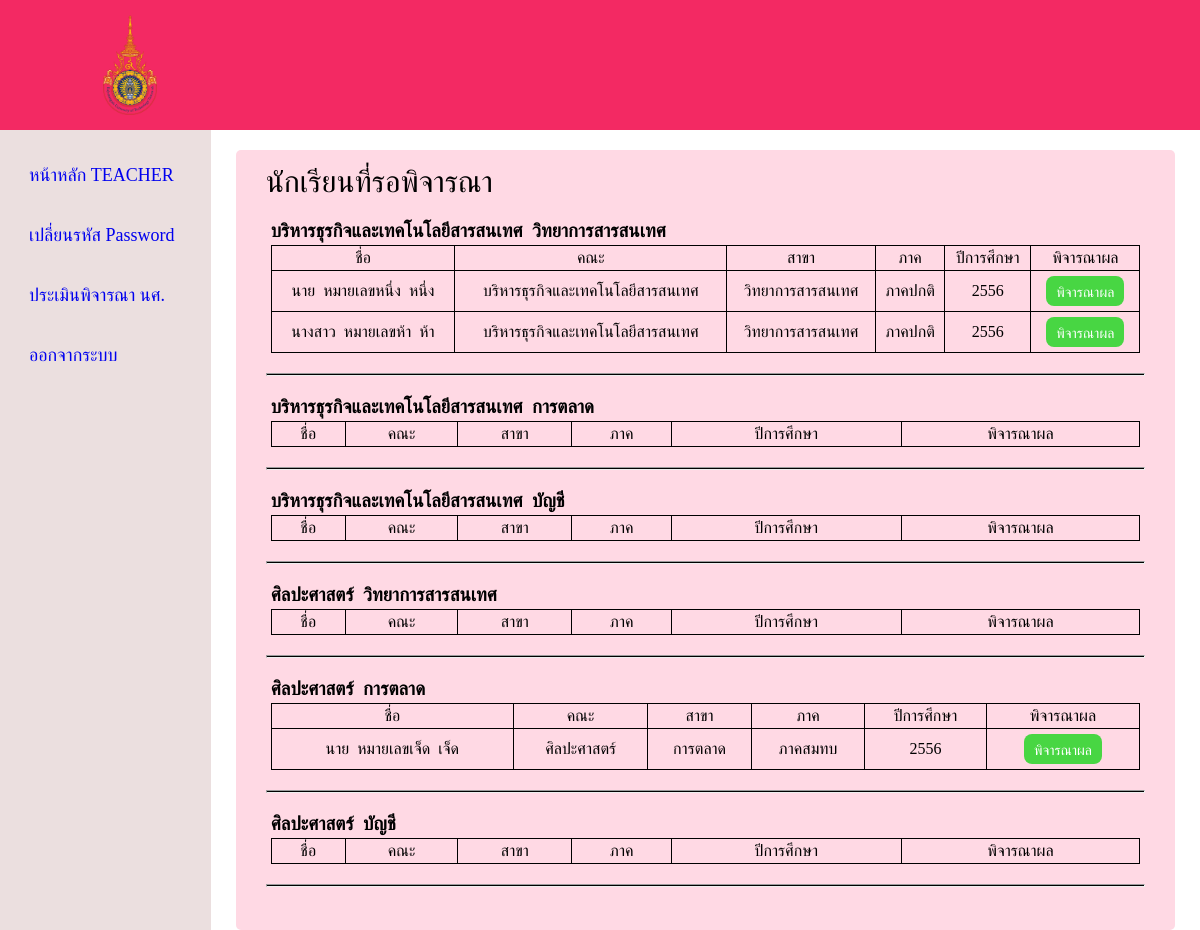
Screenshot of /teacher/T-estimate-std.php (signed in) with the database file from the repository.
### tables this page shows
CREATE TABLE `student_detail` (
  `Student_id` int(11) NOT NULL,
  `User_id` int(11) NOT NULL,
  `Prefix` text NOT NULL,
  `Fname` varchar(100) NOT NULL,
  `Lname` varchar(100) NOT NULL,
  `Faculty` enum('บริหารธุรกิจและเทคโนโลยีสารสนเทศ','ศิลปะศาสตร์') NOT NULL,
  `Major` enum('วิทยาการสารสนเทศ','การตลาด','บัญชี') NOT NULL,
  `Student_idcard` int(13) DEFAULT NULL,
  `Supclass_std` text,
  `Student_year` int(4) NOT NULL,
  `Phone_std` int(11) DEFAULT NULL,
  `Email_std` text,
  `Pic_grad` varchar(255) DEFAULT NULL,
  `std_confirm_tran` int(1) NOT NULL DEFAULT '0',
  `teacher_con` int(1) NOT NULL DEFAULT '0',
  `std_scheme` enum('ปริญญาตรี','ปวส') NOT NULL
);

### teacher/T-estimate-std.php (the view, shortened to what this page needs)
<?php
require '../connect.php';
?>
<!DOCTYPE html>
<html>
    <head>
        <link rel='stylesheet' type='text/css' media='screen' href='styleteacher.css'>
    </head>
    <body>
    <header class="header">
        <img src="../picture/มหาวิทยาลัยเทคโนโลยีราชมงคลตะวันออก.png" class="logo">
        </header>
        <div class="container">
            <nav class="sidebar">
                <div class="menu-bar">
                    <div class="menu">
                        <ul class="menu-links">
                            <li class="link">
                                <a href ="teacher-home.php">
                                    <span class="text nav-text">หน้าหลัก TEACHER</span>
                                </a>
                            </li>
                            <li class="link">
                                <a href ="change_password.php">
                                    <span class="text nav-text">เปลี่ยนรหัส Password</span>
                                </a>
                            </li>
                            <li class="link">
                                <a href ="T-estimate-std.php">
                                    <span class="text nav-text">ประเมินพิจารณา นศ.</span>
                                </a>
                            </li>
                            <li class="link">
                                <a href ="logout.php">
                                    <span class="text nav-text">ออกจากระบบ</span>
                                </a>
                            </li>
                        </ul>
                    </div>
                </div>
            </nav>
            <section class="home">
                <div class= "container-box">
                    <span>นักเรียนที่รอพิจารณา</span>
                    <form action ="" class = "box-transfer-std" method = "POST">
                        <?php
                            function displaytable($TSfaculty,$TSmajor,$connect){
                                $sql = "SELECT * FROM `student_detail` WHERE std_confirm_tran = 1 AND Faculty = '$TSfaculty' AND Major = '$TSmajor'";
                                $result = $connect->query($sql);
                                if($result){
                                    ?>
                                    <div class = "box-estimate">
                                        <h3><?php echo $TSfaculty;echo "&nbsp;&nbsp;" ; echo $TSmajor; ?></h3>
                                        <div class="box-estimate2">
                                            <table>
                                                <tr>
                                                    <td>ชื่อ</td>
                                                    <td>คณะ</td>
                                                    <td>สาขา</td>
                                                    <td>ภาค</td>
                                                    <td>ปีการศึกษา</td>
                                                    <td>พิจารณาผล</td>
                                                </tr>
                                                <?php
                                                while ($row = $result ->fetch_assoc()):
                                                ?>
                                                <tr>
                                                    <td><?php echo $row['Prefix']; echo "&nbsp&nbsp" ; echo $row['Fname'] ;echo "&nbsp&nbsp" ; echo $row['Lname'];?></td>
                                                    <td><?php echo $row['Faculty'];?></td>
                                                    <td><?php echo $row['Major'];?></td>
                                                    <td><?php echo $row['Supclass_std'];?></td>
                                                    <td><?php echo $row['Student_year'];?></td>
                                                    <td><a class = "btn-estimate" href = "estimate-std.php?GetID=<?php echo $row['Student_id']; ?>" >พิจารณาผล</td>
                        </form>
                                                    <?php endwhile ?>
                                                </tr>
                                            </table>
                                        </div>
                                    </div>
                                    <hr style="width:100%;text-align:left;margin-left:0;margin-top:10px;color:black;height:3px;background-color:black">
                                    <?php
                                } else{
                                    echo "ERROR: " . $connect->error;
                                }
                            }
                            displaytable('บริหารธุรกิจและเทคโนโลยีสารสนเทศ','วิทยาการสารสนเทศ',$connect);
                            displaytable('บริหารธุรกิจและเทคโนโลยีสารสนเทศ','การตลาด',$connect);
                            displaytable('บริหารธุรกิจและเทคโนโลยีสารสนเทศ','บัญชี',$connect);
                            displaytable('ศิลปะศาสตร์','วิทยาการสารสนเทศ',$connect);
                            displaytable('ศิลปะศาสตร์','การตลาด',$connect);
                            displaytable('ศิลปะศาสตร์','บัญชี',$connect);
                        ?>
    </body>
</html>

### teacher/styleteacher.css (style rules this page uses)
* { margin: 0; padding: 0; box-sizing: border-box; }
.header { display: flex; align-items: center; justify-content: space-between; background-color: #f32963; padding: 15px 80px; }
.logo { width: 100px; height: 100px; object-fit: contain; }
.container { display: flex; }
.sidebar { top: 0; left: 0; height: 100vh; width: 250px; padding: 10px 14px; background-color: rgba(228, 211, 211, 0.719); }
.sidebar li { height: 50px; margin-top: 10px; display: flex; list-style: none; align-items: center; font-size: 18px; }
.sidebar li a { width: 100%; height: 100%; padding-left: 15px; display: flex; align-items: center; text-decoration: none; border-radius: 5px; }
.menu-bar { width: 100%; }
.home { display: flex; justify-content: center; height: 100vh; width: 100%; }
.container-box { margin-top: 20px; padding: 15px 30px; width: 95%; background-color: #ffd9e4; border-radius: 5px; }
.container-box span { font-size: 30px; }
.box-transfer-std td, .estimate-std td { border: 1px solid; text-align: center; }
.box-transfer-std table, .estimate-std table { border-collapse: collapse; width: 100%; }
.box-estimate { margin: 20px 5px; }
.box-estimate2 td { padding: 3px; }
.box-estimate h3 { padding-bottom: 3px; }
.btn-estimate { background-color: #48d643; border-radius: 8px; border-style: none; box-sizing: border-box; color: #FFFFFF; cursor: pointer; display: inline-block; font-family: "Haas Grot Text R Web", "Helvetica Neue", Helvetica, Arial, sans-serif; font-size: 14px; font-weight: 500; line-height: 20px; list-style: none; margin: 0; outline: none; padding: 5px 10px; position: relative; text-align: center; text-decoration: none; transition: color 100ms; vertical-align: baseline; user-select: none; -webkit-user-select: none; touch-action: manipulation; margin: 2px; }

### rows the page displays
student_detail: Prefix "นาย", Fname "หมายเลขหนึ่ง", Lname "หนึ่ง", Faculty "บริหารธุรกิจและเทคโนโลยีสารสนเทศ", Major "วิทยาการสารสนเทศ", Supclass_std "ภาคปกติ", Student_year "2556"
student_detail: Prefix "นางสาว", Fname "หมายเลขห้า", Lname "ห้า", Faculty "บริหารธุรกิจและเทคโนโลยีสารสนเทศ", Major "วิทยาการสารสนเทศ", Supclass_std "ภาคปกติ", Student_year "2556"
student_detail: Prefix "นาย", Fname "หมายเลขเจ็ด", Lname "เจ็ด", Faculty "ศิลปะศาสตร์", Major "การตลาด", Supclass_std "ภาคสมทบ", Student_year "2556"

### other values shown
$TSfaculty "บริหารธุรกิจและเทคโนโลยีสารสนเทศ บริหารธุรกิจและเทคโนโลยีสารสนเทศ บริหารธุรกิจและเทคโนโลยีสารสนเทศ ศิลปะศาสตร์ ศิลปะศาสตร์ ศิลปะศาสตร์"
$TSmajor "วิทยาการสารสนเทศ การตลาด บัญชี วิทยาการสารสนเทศ การตลาด บัญชี"
